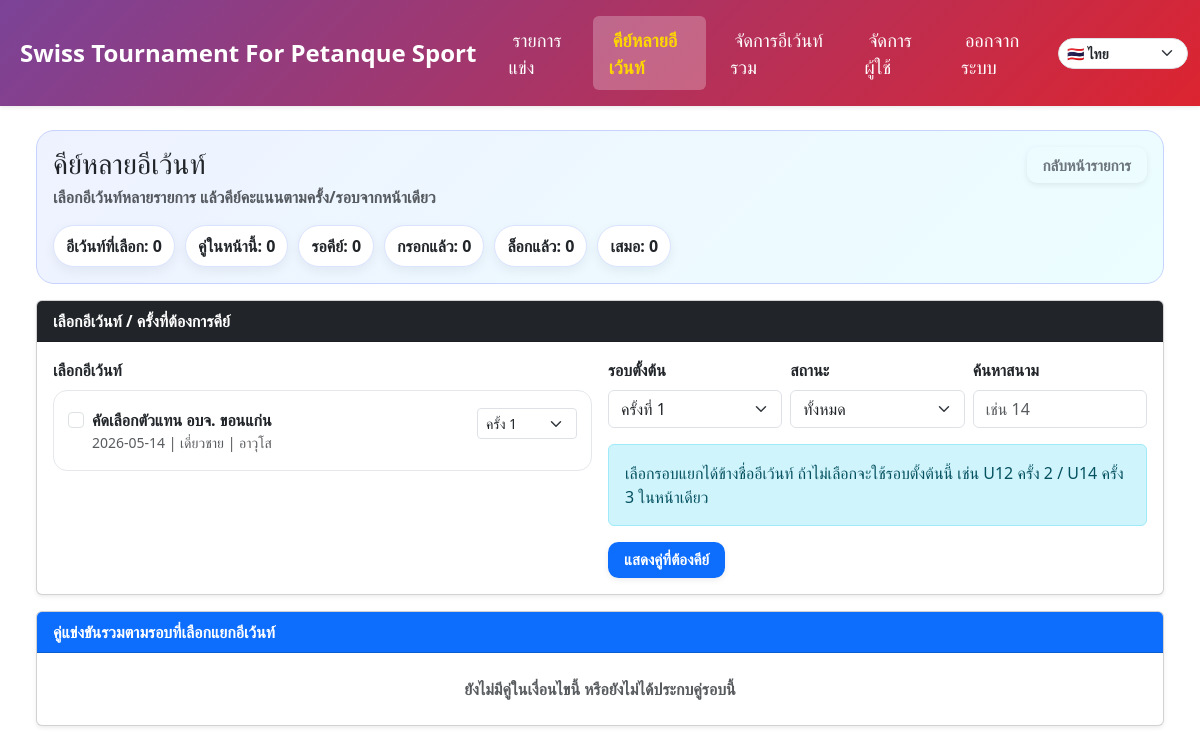
Before: /multi-score (signed in) with the older database file.
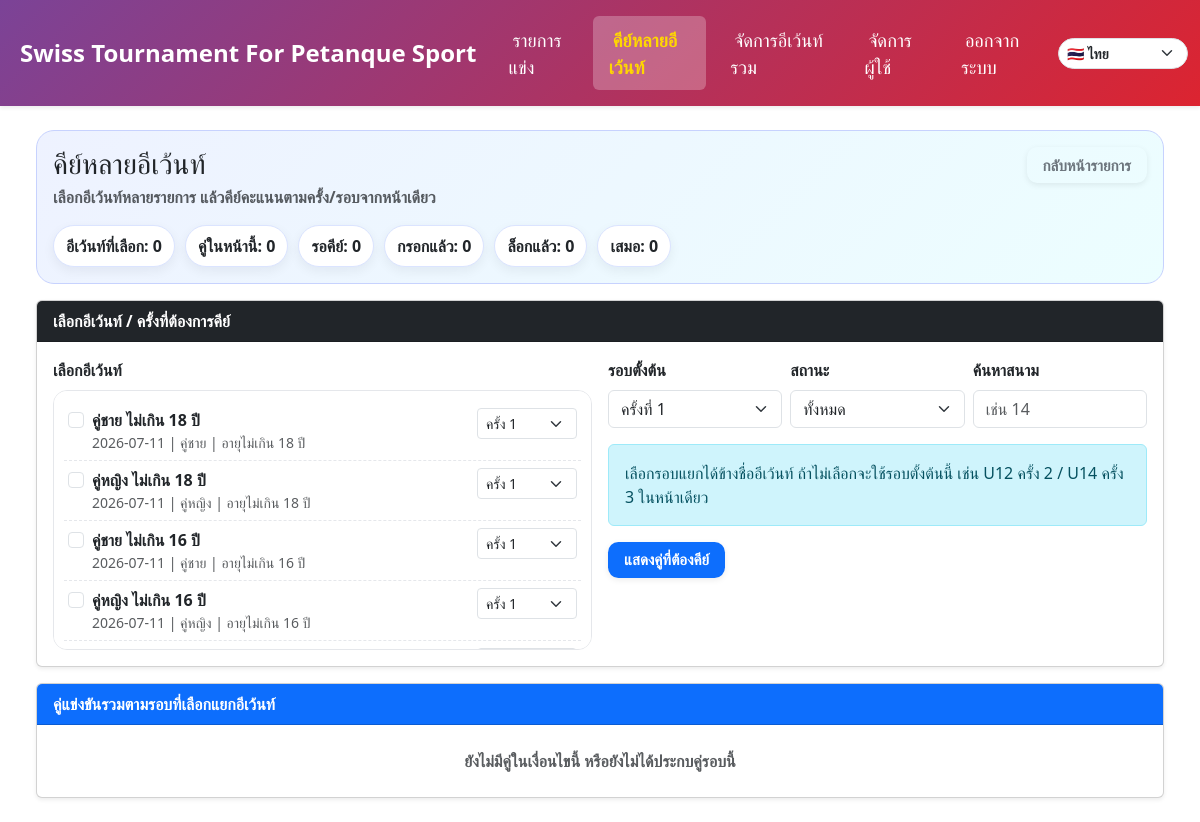
After: the same page with the newer database file.
### models.py (models this page shows)
class Event(db.Model):
    __tablename__ = "events"
    __table_args__ = (
        Index("ix_events_date_id", "date", "id"),
        Index("ix_events_created_at", "created_at"),
    )
    id = db.Column(db.Integer, primary_key=True)
    name = db.Column(db.String(100), nullable=False)
    location = db.Column(db.String(100))
    category = db.Column(db.String(50))
    sex = db.Column(db.String(50))
    age_group = db.Column(db.String(50))
    rounds = db.Column(db.Integer)
    current_round = db.Column(db.Integer, default=1)
    date = db.Column(db.Date, nullable=True)
    auto_field_enabled = db.Column(db.Boolean, default=False)
    field_prefix = db.Column(db.String(10), default='')  # เช่น 'A', ''
    field_start = db.Column(db.Integer, default=1)
    field_max = db.Column(db.Integer, default=16)
    field_exclude = db.Column(db.String, default='')  # เช่น '3,7,11
    logo_filename = db.Column(db.Text)  # เก็บเป็น JSON list
    created_at = db.Column(db.DateTime, server_default=text('CURRENT_TIMESTAMP'), nullable=True)
    creator_id = db.Column(db.Integer, db.ForeignKey("users.id"), nullable=False)
    teams = db.relationship("Team", backref="event", cascade="all, delete-orphan", lazy=True)
    matches = db.relationship("Match", backref="event", cascade="all, delete-orphan", lazy=True)

### app.py (the view, shortened to what this page needs)
@app.route("/multi-score", methods=["GET", "POST"])
@login_required
@roles_required('superadmin')
def multi_event_score_center():
    today = date.today()
    selected_round = request.values.get("round", type=int) or 1
    status_filter = request.values.get("status", "all")
    field_query = (request.values.get("field") or "").strip()
    selected_event_ids = _selected_event_ids_from_request()
    events_query = Event.query.order_by(Event.date.desc().nullslast(), Event.id.desc())
    all_events = events_query.all()
    if not selected_event_ids:
        today_events = [e.id for e in all_events if e.date == today and _event_has_unlocked_matches(e.id)]
        selected_event_ids = today_events[:12]
    selected_events = [e for e in all_events if e.id in set(selected_event_ids)]
    selected_events.sort(key=lambda e: (e.date or date.min, e.name or "", e.id))
    event_round_map = _beta_event_rounds_map_from_request(selected_events, selected_round)
    event_rounds_param = _beta_event_rounds_param(event_round_map)
    matches = []
    rows = []
    summary = {
        "events": len(selected_events),
        "matches": len(rows),
        "waiting": sum(1 for r in rows if r["status"] == "waiting"),
        "scored": sum(1 for r in rows if r["status"] in {"scored", "locked", "draw"}),
        "locked": sum(1 for r in rows if r["status"] == "locked"),
        "draw": sum(1 for r in rows if r["is_draw"]),
    }
    return render_template(
        "multi_score_center.html",
        all_events=all_events,
        selected_events=selected_events,
        selected_event_ids=selected_event_ids,
        selected_round=selected_round,
        event_round_map=event_round_map,
        event_rounds_param=event_rounds_param,
        status_filter=status_filter,
        field_query=field_query,
        rows=rows,
        summary=summary,
        today=today,
    )

### app.py (called while the page is built, shortened)
def get_current_lang():
    lang = request.args.get("lang") or session.get("lang") or "th"
    if lang not in SUPPORTED_LANGS:
        lang = "th"
    session["lang"] = lang
    return lang

@app.context_processor
def inject_i18n():
    lang = get_current_lang()
    return {
        "current_lang": lang,
        "supported_langs": SUPPORTED_LANGS,
        "text_translations": TEXT_TRANSLATIONS,
        "t": lambda key: translate(key, lang),
    }

@login_manager.user_loader
def load_user(user_id):
    return User.query.get(int(user_id))

def _selected_event_ids_from_request():
    raw_ids = []
    raw_ids.extend(request.form.getlist("event_ids"))
    raw_ids.extend(request.args.getlist("event_ids"))
    comma_ids = request.args.get("events") or request.form.get("events") or ""
    if comma_ids:
        raw_ids.extend(comma_ids.split(","))
    event_ids = []
    seen = set()
    return event_ids

def _beta_event_rounds_param(round_map):
    return ','.join(f'{int(eid)}:{int(rnd)}' for eid, rnd in (round_map or {}).items())

### i18n.py (called while the page is built)
def translate(key, lang="th"):
    table = TRANSLATIONS.get(key, {})
    return table.get(lang) or table.get("th") or key

### templates/multi_score_center.html (shortened to what the changed rows need)
{% extends "base.html" %}
{% block content %}
<div class="container-fluid msc-shell my-4">
  <form method="GET" action="{{ url_for('multi_event_score_center') }}" class="card shadow-sm mb-3">
    <div class="card-body">
      <div class="row g-3">
        <div class="col-lg-6">
          <div class="msc-event-box">
            {% for event in all_events %}
            <label class="msc-event-item d-flex gap-2 align-items-start">
              <input class="form-check-input mt-1" type="checkbox" name="event_ids" value="{{ event.id }}" {% if event.id in selected_event_ids %}checked{% endif %}>
              <span class="flex-grow-1">
                <span class="fw-bold">{{ event.name }}</span>
                <span class="text-muted small d-block">
                  {{ event.date or '-' }} | {{ event.category or '-' }}{{ event.sex or '' }} | {{ event.age_group or '-' }}
                </span>
              </span>
              <select class="form-select form-select-sm" name="event_round_{{ event.id }}" style="width:100px;" onclick="event.stopPropagation();">
                {% for r in [1,2,3,4] %}
                <option value="{{ r }}" {% if event_round_map.get(event.id, selected_round) == r %}selected{% endif %}>ครั้ง {{ r }}</option>
                {% endfor %}
              </select>
            </label>
            {% endfor %}
          </div>
        </div>
      </div>
    </div>
  </form>
</div>
{% endblock %}

Changed rows visible on the page:
no longer on this page (row edited): Event: name "คัดเลือกตัวแทน อบจ. ขอนแก่น", date "2026-05-14", category "เดี่ยว", sex "ชาย", age_group "อาวุโส", id "ครั้ง 1"
added Event: name "คู่ชาย ไม่เกิน 18 ปี", date "2026-07-11", category "คู่", sex "ชาย", age_group "อายุไม่เกิน 18 ปี", id "ครั้ง 1"
added Event: name "คู่หญิง ไม่เกิน 18 ปี", date "2026-07-11", category "คู่", sex "หญิง", age_group "อายุไม่เกิน 18 ปี", id "ครั้ง 1"
added Event: name "คู่ชาย ไม่เกิน 16 ปี", date "2026-07-11", category "คู่", sex "ชาย", age_group "อายุไม่เกิน 16 ปี", id "ครั้ง 1"
added Event: name "คู่หญิง ไม่เกิน 16 ปี", date "2026-07-11", category "คู่", sex "หญิง", age_group "อายุไม่เกิน 16 ปี", id "ครั้ง 1"
added Event: id "ครั้ง 1"
